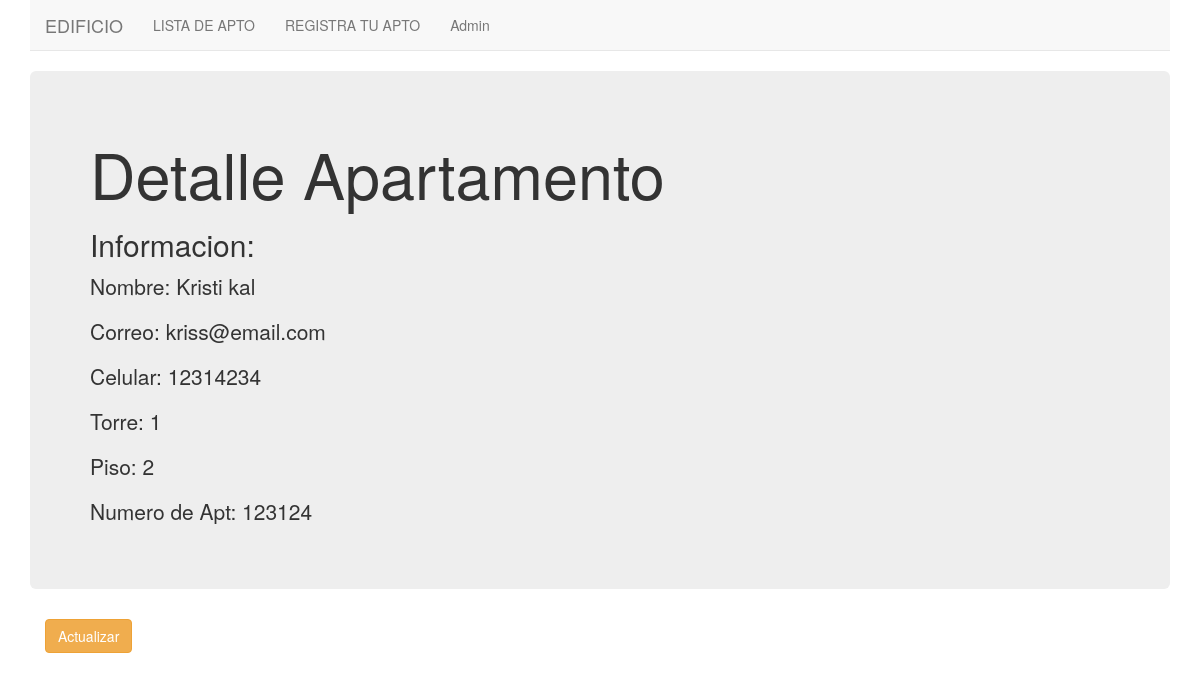
/basic_app/10/, run on the app's committed database.
### basic_app/models.py (models this page shows, shortened)
class School(models.Model):
    nombre = models.CharField(max_length=256,default='')
    email = models.CharField(max_length=256,default='')
    celular = models.CharField(max_length=256,default='')
    torre = models.CharField(max_length=256,default='')
    piso = models.CharField(max_length=256,default='')
    numero_de_apartamento = models.CharField(max_length=256,default='')

### basic_app/views.py (the view)
# urls.py: url(r'^(?P<pk>\d+)/$',views.SchoolDetailView.as_view(),name='detail'),
class SchoolDetailView(DetailView):
    context_object_name = 'school_details'
    model = models.School
    template_name = 'basic_app/school_detail.html'

### basic_app/templates/basic_app/school_detail.html
{% extends "basic_app/basic_app_base.html" %}
{% block body_block %}
  <div class="jumbotron">
    <h1>Detalle Apartamento</h1>
    <h2>Informacion:</h2>
    <p>Nombre: {{school_details.nombre}}</p>
    <p>Correo: {{school_details.email}}</p>
    <p>Celular: {{school_details.celular}}</p>
    <p>Torre: {{school_details.torre}}</p>
    <p>Piso: {{school_details.piso}}</p>
    <p>Numero de Apt: {{school_details.numero_de_apartamento}}</p>
  </div>
  <div class="container">
    <p><a class='btn btn-warning' href="{% url 'basic_app:update' pk=school_details.pk %}">Actualizar</a></p>
  </div>
{% endblock %}

### data on the page
School: nombre "Kristi kal", email "kriss@email.com", celular "12314234", torre "1", piso "2", numero_de_apartamento "123124"
